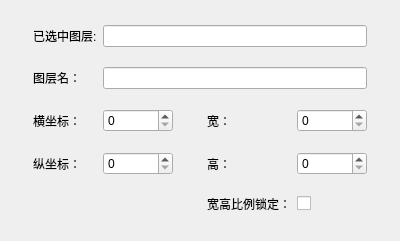
<?xml version="1.0" encoding="UTF-8"?>
<ui version="4.0">
 <class>LayerAttrManager</class>
 <widget class="QWidget" name="LayerAttrManager">
  <property name="geometry">
   <rect>
    <x>0</x>
    <y>0</y>
    <width>400</width>
    <height>241</height>
   </rect>
  </property>
  <property name="windowTitle">
   <string>Form</string>
  </property>
  <layout class="QGridLayout" name="gridLayout">
   <item row="3" column="1">
    <widget class="QLabel" name="label_2">
     <property name="text">
      <string>横坐标：</string>
     </property>
    </widget>
   </item>
   <item row="4" column="1">
    <widget class="QLabel" name="label_3">
     <property name="text">
      <string>纵坐标：</string>
     </property>
    </widget>
   </item>
   <item row="0" column="1">
    <widget class="QLabel" name="label">
     <property name="text">
      <string>已选中图层:</string>
     </property>
    </widget>
   </item>
   <item row="3" column="5">
    <widget class="QSpinBox" name="spinBox_3">
     <property name="minimumSize">
      <size>
       <width>70</width>
       <height>0</height>
      </size>
     </property>
    </widget>
   </item>
   <item row="4" column="4">
    <widget class="QLabel" name="label_5">
     <property name="text">
      <string>高：</string>
     </property>
    </widget>
   </item>
   <item row="3" column="3">
    <spacer name="horizontalSpacer">
     <property name="orientation">
      <enum>Qt::Horizontal</enum>
     </property>
     <property name="sizeHint" stdset="0">
      <size>
       <width>40</width>
       <height>20</height>
      </size>
     </property>
    </spacer>
   </item>
   <item row="1" column="1">
    <widget class="QLabel" name="label_7">
     <property name="text">
      <string>图层名：</string>
     </property>
    </widget>
   </item>
   <item row="3" column="2">
    <widget class="QSpinBox" name="spinBox">
     <property name="minimumSize">
      <size>
       <width>70</width>
       <height>0</height>
      </size>
     </property>
    </widget>
   </item>
   <item row="3" column="0">
    <spacer name="horizontalSpacer_2">
     <property name="orientation">
      <enum>Qt::Horizontal</enum>
     </property>
     <property name="sizeHint" stdset="0">
      <size>
       <width>40</width>
       <height>20</height>
      </size>
     </property>
    </spacer>
   </item>
   <item row="3" column="4">
    <widget class="QLabel" name="label_4">
     <property name="text">
      <string>宽：</string>
     </property>
    </widget>
   </item>
   <item row="4" column="5">
    <widget class="QSpinBox" name="spinBox_4">
     <property name="minimumSize">
      <size>
       <width>70</width>
       <height>0</height>
      </size>
     </property>
    </widget>
   </item>
   <item row="4" column="2">
    <widget class="QSpinBox" name="spinBox_2">
     <property name="minimumSize">
      <size>
       <width>70</width>
       <height>0</height>
      </size>
     </property>
    </widget>
   </item>
   <item row="1" column="2" colspan="4">
    <widget class="QLineEdit" name="lineEdit_2"/>
   </item>
   <item row="5" column="4">
    <widget class="QLabel" name="label_6">
     <property name="text">
      <string>宽高比例锁定：</string>
     </property>
    </widget>
   </item>
   <item row="5" column="5">
    <widget class="QCheckBox" name="checkBox">
     <property name="text">
      <string/>
     </property>
    </widget>
   </item>
   <item row="0" column="2" colspan="4">
    <widget class="QLineEdit" name="lineEdit">
     <property name="readOnly">
      <bool>true</bool>
     </property>
    </widget>
   </item>
   <item row="3" column="6">
    <spacer name="horizontalSpacer_3">
     <property name="orientation">
      <enum>Qt::Horizontal</enum>
     </property>
     <property name="sizeHint" stdset="0">
      <size>
       <width>40</width>
       <height>20</height>
      </size>
     </property>
    </spacer>
   </item>
  </layout>
 </widget>
 <resources/>
 <connections/>
</ui>
